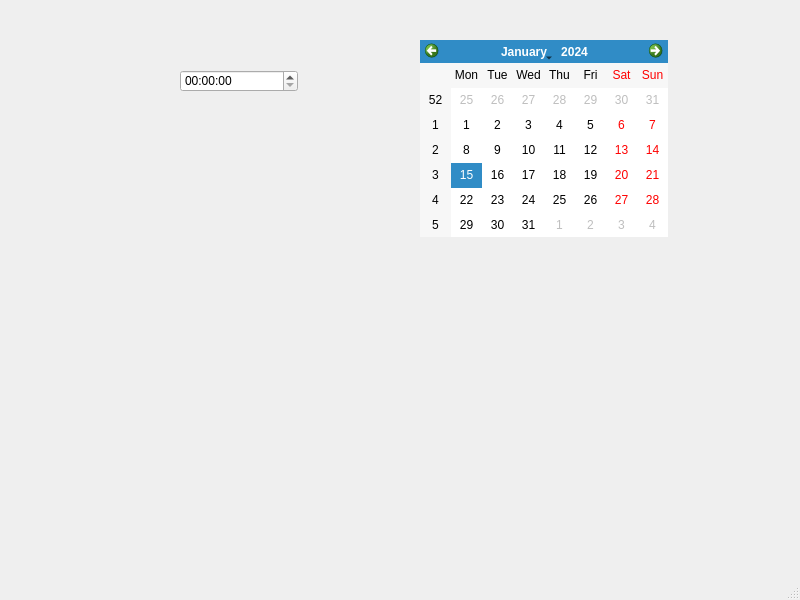
<?xml version="1.0" encoding="UTF-8"?>
<ui version="4.0">
 <class>MainWindow</class>
 <widget class="QMainWindow" name="MainWindow">
  <property name="geometry">
   <rect>
    <x>0</x>
    <y>0</y>
    <width>800</width>
    <height>600</height>
   </rect>
  </property>
  <property name="windowTitle">
   <string>desiginer</string>
  </property>
  <widget class="QWidget" name="centralwidget">
   <widget class="QTimeEdit" name="timeEdit">
    <property name="geometry">
     <rect>
      <x>180</x>
      <y>70</y>
      <width>118</width>
      <height>22</height>
     </rect>
    </property>
   </widget>
   <widget class="QCalendarWidget" name="calendarWidget">
    <property name="geometry">
     <rect>
      <x>420</x>
      <y>40</y>
      <width>248</width>
      <height>197</height>
     </rect>
    </property>
   </widget>
  </widget>
  <widget class="QMenuBar" name="menubar">
   <property name="geometry">
    <rect>
     <x>0</x>
     <y>0</y>
     <width>800</width>
     <height>23</height>
    </rect>
   </property>
  </widget>
  <widget class="QStatusBar" name="statusbar"/>
 </widget>
 <resources/>
 <connections/>
</ui>
